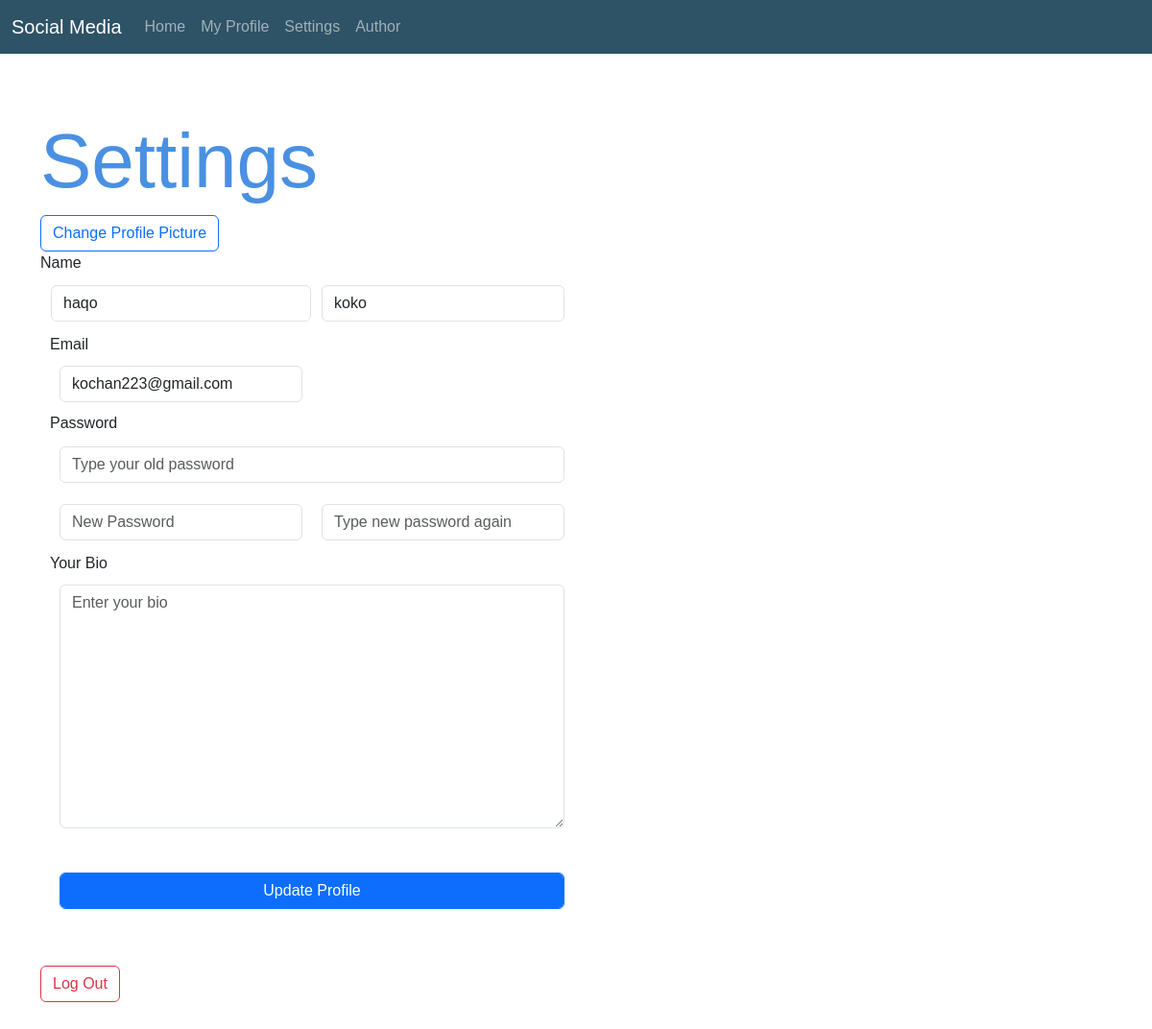
The app's page /edit/profile/1 (signed in) with its own data.
### website/models.py (models this page shows)
class User(db.Model, UserMixin):
    id = db.Column(db.Integer, primary_key=True)
    email = db.Column(db.String(150), unique=True)  # 150 is max length
    password = db.Column(db.String(150))
    first_name = db.Column(db.String(150))
    last_name = db.Column(db.String(150))
    profile_picture = db.Column(
        db.String(1000), default="default_profile_photo.jpg")
    posts = db.relationship("Post", backref='user',
                            cascade='all, delete-orphan')
    bio = db.Column(db.String(1500))
    links = db.Column(db.String(500))
    date_joined = db.Column(db.DateTime(timezone=True), default=func.now())
    likes = db.relationship("Like", backref="user",
                            cascade="all, delete-orphan")
    dislikes = db.relationship(
        "Dislike", backref='user', cascade='all, delete-orphan')
    comment_likes = db.relationship(
        "CommentLike", backref='user', cascade='all, delete-orphan')
    comments = db.relationship(
        "Comment", backref='user', cascade='all, delete-orphan')
    replies = db.relationship(
        "ReplyComment", backref="user", cascade='all, delete-orphan')

### website/auth.py (the view, shortened to what this page needs)
@auth.route('/edit/profile/<int:id>', methods=['GET', 'POST'])
@login_required
def edit_user_profile(id):
    if request.method == "GET":
        if int(id) == current_user.id:
            return render_template("edit_user_profile.html", user=current_user, page="Settings")
        else:
            return redirect("/profile/%s" % id)
    return render_template("edit_user_profile.html", user=current_user, page="Edit Your Profile")

### website/templates/edit_user_profile.html
{% extends 'base.html' %} {% block body %} <br /><br />
<div class="container">
  <h1>Settings</h1>
  <a href="/edit/profile/{{current_user.id}}/profile_picture" class="btn btn-outline-primary">Change Profile Picture</a>
  <form method="post">
    <table class="">
      <tr>
        <label>Name
        <td class="signup">
          <input
            type="text"
            name="first_name"
            placeholder="First Name"
            class="form-control"
            value="{{current_user.first_name}}"
          />
        </td>
        <td class="signup-boxes">
          <input
            type="text"
            name="last_name"
            placeholder="Last Name"
            class="form-control"
            value="{{current_user.last_name}}"
          />
        </td></label>
        </tr>
      <tr>
        <td class="signup-boxes" colspan="2"><label for="">Email
          <input
            type="email"
            name="email"
            placeholder="Email"
            class="form-control"
            value="{{current_user.email}}"
          /></label><br><label for="">Password</td></tr>
          <tr>
        <td class="signup-boxes" colspan="2">
          <input
            type="password"
            name="old_password"
            placeholder="Type your old password"
            class="form-control"
            id="password"
          />
        </td>
      </tr>
      <tr>
        <td class="signup-boxes" colspan="1">
          <input
            type="password"
            name="password1"
            placeholder="New Password"
            class="form-control"
          />
        </td>
        <td class="signup-boxes" colspan="1">
          <input
            type="password"
            name="password2"
            placeholder="Type new password again"
            class="form-control"
          />
        </td>
      </tr>
      <tr>
        <td class="signup-boxes" colspan="2"><label for="">Your Bio</label>
            {% if current_user.bio == None or current_user.bio == "" %}
            <textarea name="bio" cols="30" rows="10" placeholder="Enter your bio" class="form-control"></textarea>
            {% else %}
            <textarea name="bio" cols="30" rows="10" placeholder="Enter your bio (max 1,500 characters). Markup (HTML) supported." class="form-control" maxlength="1500">{{current_user.bio}}</textarea>
            {% endif %}
        </td>
      </tr>
      <tr>
        <td class="signup-boxes" colspan="2"><br>
          <input
            type="submit"
            class="btn btn-primary form-control signup-boxes"
            value="Update Profile"
          /></label>
        </td>
      </tr>
    </table>
  </form>
  <br><br>
  <a href="/logout" class="btn btn-outline-danger">Log Out</a><br><br><br><br>
</div>
{% endblock %}

### website/static/style.css (style rules this page uses)
body { background-image: url('https://images7.alphacoders.com/133/1330715.png'); background-size: 200%; background-repeat: no-repeat; background-position: center; font-family: Arial, sans-serif; }
h1 { color: #4a90e2; font-size: 500%; }
.form-control { margin: 10px; }
.signup-boxes { padding-left: 10px; padding-right: 10px; }

### records on screen
User: first_name "haqo", last_name "koko", email "kochan223@gmail.com"
